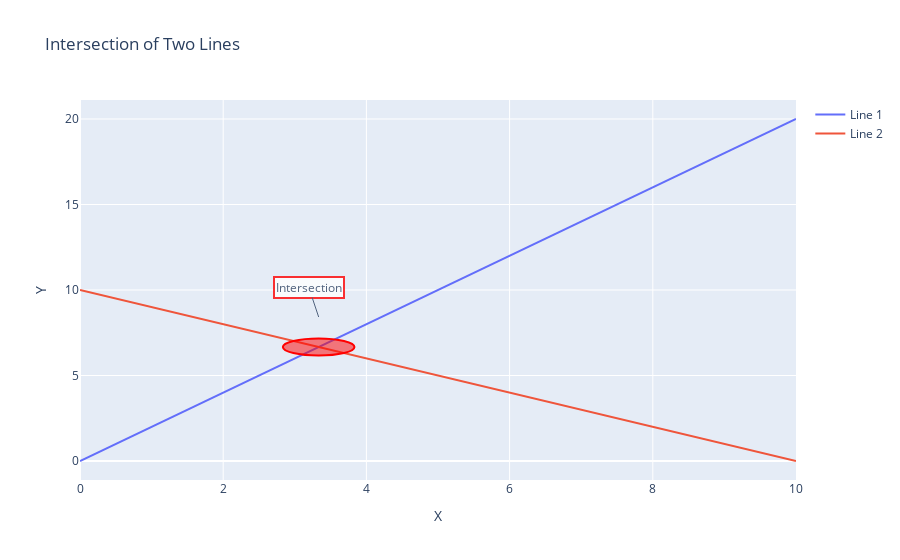

Notebook cell for this chart:
### Code cell
import numpy as np
import plotly.graph_objects as go

# Sample data for two intersecting lines
x = np.linspace(0, 10, 100)
y1 = 2 * x
y2 = -x + 10

# Find the intersection point (x, y) where y1 = y2
intersection_x = (10 - 0) / (2 + 1)  # Intersection x-coordinate
intersection_y = 2 * intersection_x  # Intersection y-coordinate

# Create a Plotly figure with the two lines
fig = go.Figure()

fig.add_trace(go.Scatter(x=x, y=y1, mode='lines', name='Line 1'))
fig.add_trace(go.Scatter(x=x, y=y2, mode='lines', name='Line 2'))

# Add a shape to highlight the intersection point
fig.add_shape(type='circle',
              x0=intersection_x - 0.5, y0=intersection_y - 0.5,
              x1=intersection_x + 0.5, y1=intersection_y + 0.5,
              line=dict(color='red', width=2),
              fillcolor='rgba(255, 0, 0, 0.5)')

# Add an annotation to label the intersection point
fig.add_annotation(x=intersection_x, y=intersection_y,
                   text='Intersection',
                   showarrow=True,
                   xshift=0, yshift=30,
                   bgcolor='white',
                   bordercolor='red',
                   borderwidth=2,
                   opacity=0.8)

# Update layout for better visualization
fig.update_layout(
    title='Intersection of Two Lines',
    xaxis_title='X',
    yaxis_title='Y'
)

fig.show()
